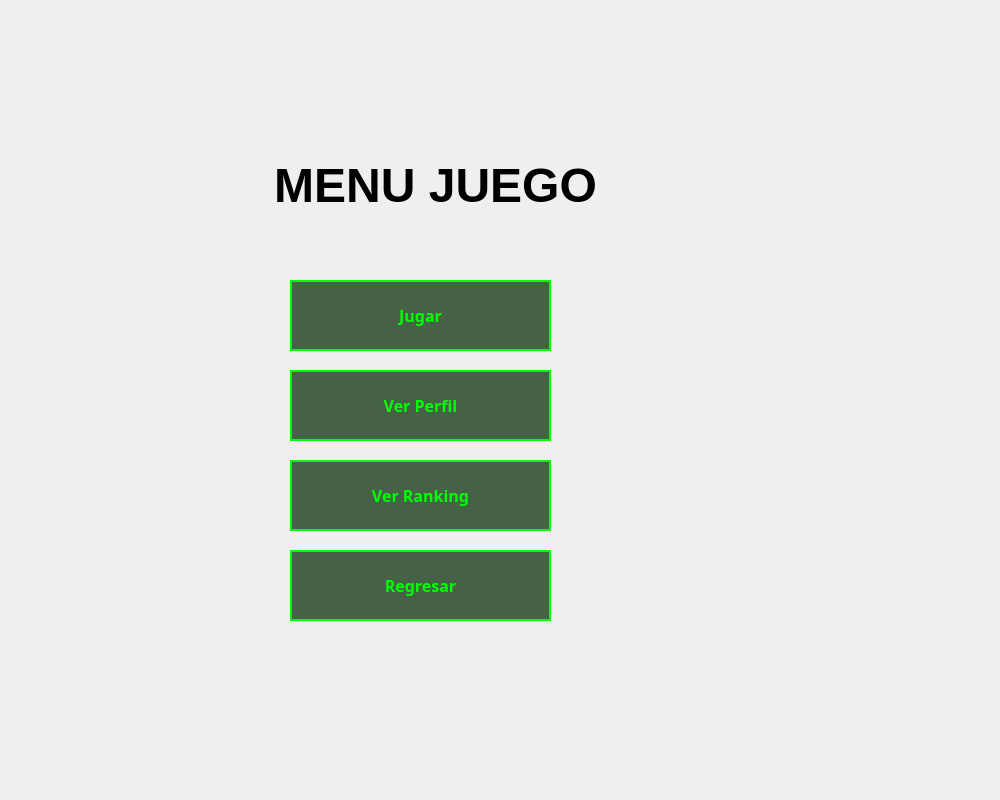
<?xml version="1.0" encoding="UTF-8"?>
<ui version="4.0">
 <class>FrmMenuJuego</class>
 <widget class="QWidget" name="FrmMenuJuego">
  <property name="geometry">
   <rect>
    <x>0</x>
    <y>0</y>
    <width>1000</width>
    <height>800</height>
   </rect>
  </property>
  <property name="windowTitle">
   <string>Form</string>
  </property>
  <property name="styleSheet">
   <string notr="true">QPushButton {
    background-color: rgba(0, 40, 0, 180);
    border: 2px solid #00FF00;             
    color: #00FF00;                       
    font-family: 'Press Start 2P';
	font-style:bold;         
    padding: 10px;
    text-transform: uppercase;
}


QPushButton:hover {
    background-color: #004400;
    border-color: #55FF55;                
    color: #55FF55;
  
    box-shadow: 0 0 10px #00FF00; 
}


QPushButton:pressed {
    background-color: #00FF00;
    color: #050A05;                     
}</string>
  </property>
  <widget class="QLabel" name="label">
   <property name="geometry">
    <rect>
     <x>240</x>
     <y>150</y>
     <width>391</width>
     <height>71</height>
    </rect>
   </property>
   <property name="font">
    <font>
     <family>Segoe UI</family>
     <pointsize>36</pointsize>
     <bold>true</bold>
    </font>
   </property>
   <property name="text">
    <string>MENU JUEGO</string>
   </property>
   <property name="alignment">
    <set>Qt::AlignmentFlag::AlignCenter</set>
   </property>
  </widget>
  <widget class="QPushButton" name="btnJugar">
   <property name="geometry">
    <rect>
     <x>290</x>
     <y>280</y>
     <width>261</width>
     <height>71</height>
    </rect>
   </property>
   <property name="font">
    <font>
     <family>Press Start 2P</family>
     <pointsize>12</pointsize>
     <bold>true</bold>
    </font>
   </property>
   <property name="text">
    <string>Jugar</string>
   </property>
  </widget>
  <widget class="QPushButton" name="btnRegresar">
   <property name="geometry">
    <rect>
     <x>290</x>
     <y>550</y>
     <width>261</width>
     <height>71</height>
    </rect>
   </property>
   <property name="font">
    <font>
     <family>Press Start 2P</family>
     <pointsize>12</pointsize>
     <bold>true</bold>
    </font>
   </property>
   <property name="text">
    <string>Regresar</string>
   </property>
  </widget>
  <widget class="QPushButton" name="btnVerPerfil">
   <property name="geometry">
    <rect>
     <x>290</x>
     <y>370</y>
     <width>261</width>
     <height>71</height>
    </rect>
   </property>
   <property name="font">
    <font>
     <family>Press Start 2P</family>
     <pointsize>12</pointsize>
     <bold>true</bold>
    </font>
   </property>
   <property name="text">
    <string>Ver Perfil</string>
   </property>
  </widget>
  <widget class="QPushButton" name="btnRanking">
   <property name="geometry">
    <rect>
     <x>290</x>
     <y>460</y>
     <width>261</width>
     <height>71</height>
    </rect>
   </property>
   <property name="font">
    <font>
     <family>Press Start 2P</family>
     <pointsize>12</pointsize>
     <bold>true</bold>
    </font>
   </property>
   <property name="text">
    <string>Ver Ranking</string>
   </property>
  </widget>
 </widget>
 <resources/>
 <connections/>
</ui>
